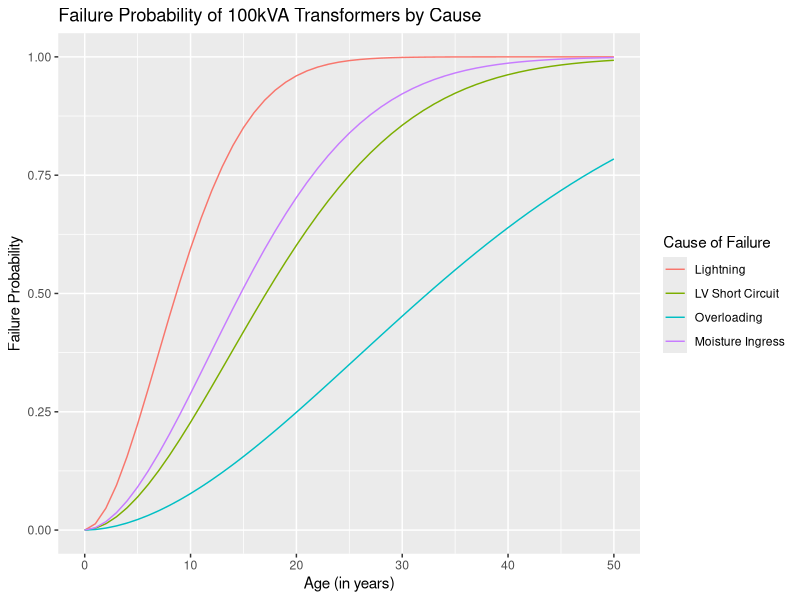

Write the R code that produced this figure.
# =============================================================================
# multivariable_model.R
# Multi-Variable Weibull Failure Prediction Model by Cause
# Transformer Asset Lifespan Modelling Project
#
# The one-variable model (general_model.R) uses age as the sole predictor.
# This script extends the analysis by adding cause of failure as a covariate.
#
# The motivation: two transformers of the same age can have very different
# failure outlooks depending on their operating conditions. A transformer
# repeatedly struck by lightning will degrade far faster than one that ages
# naturally. Using age alone does not reveal this fully and this fuller picture is what the covariate model seeks to surface
#
# Cause of failure is treated as a categorical covariate in a Weibull
# regression. The model estimates a separate scale parameter (η) for each
# cause while sharing a single shape parameter (β) across the group.
# This is appropriate because the failure mode (how fast failure accumulates)
# varies by cause, but the general pattern of increasing risk with age (β)
# is a property of the transformer population as a whole.
#
# Representative group: 100kVA transformers
# NOTE: The same script structure was applied to the 50kVA and 200kVA groups.
#       To replicate, replace the data frame and update plot titles.
#
# Data source: Regional utility company (data sharing agreement — raw data
#              not included in this repository)
# =============================================================================


# --- 1. Setup -----------------------------------------------------------------

install.packages("survival")
install.packages("survminer")
install.packages("ggplot2")
install.packages("reshape2")

library(survival)   # Weibull MLE fitting via survreg()
library(survminer)  # Survival analysis utilities
library(ggplot2)    # Visualisation
library(reshape2)   # Data reshaping for multi-line plots


# --- 2. Data ------------------------------------------------------------------
# Same age-interval structure as the general model, with the addition of
# cause_of_failure as a categorical column. Each row's cause represents the
# dominant failure mode recorded in that age band.

HundredkVA_data <- data.frame(
  start_age        = c(0,  4,  7,   10,   13,          16,          19,                22,                  25,              28,              31),
  end_age          = c(3,  6,  9,   12,   15,          18,          21,                24,                  27,              30,              50),
  failures         = c(10, 16, 19,  10,   21,           5,           0,                 3,                   1,               1,              30),
  censored         = c(0,  0,  0,    0,    0,            0,           0,                 0,                   0,               0,               1),
  cause_of_failure = c(
    "Lightning",
    "LV Short Circuit",
    "Moisture Ingress",
    "LV Short Circuit",
    "Lightning",
    "Overloading",
    "LV Short Circuit",
    "Moisture Ingress",
    "LV Short Circuit",
    "LV Short Circuit",
    "Moisture Ingress"
  )
)


# --- 3. Format for Survival Analysis ------------------------------------------

time_to_event <- data.frame(
  age   = HundredkVA_data$end_age,
  event = ifelse(HundredkVA_data$censored == 1, 0, 1)
)

surv_obj <- Surv(time = time_to_event$age, event = time_to_event$event)


# --- 4. Fit Weibull Model with Cause of Failure as Covariate ------------------
# survreg() treats one cause as the reference level (Lightning, alphabetically
# first). The coefficients for the remaining causes are offsets from that
# reference. Exponentiating each intercept + offset gives the scale parameter
# (η) for that cause — the characteristic life specific to that failure mode.

fit_weibull_cov <- survreg(
  surv_obj ~ factor(HundredkVA_data$cause_of_failure),
  dist = "weibull"
)
summary(fit_weibull_cov)


# --- 5. Extract Parameters ----------------------------------------------------

shape <- 1 / fit_weibull_cov$scale           # β — shared across all causes
intercept <- fit_weibull_cov$coef[1]

# η for each cause: exponentiate (intercept + cause coefficient)
# Lightning is the reference level, so its η = exp(intercept) with no offset
scale_Lightning        <- exp(intercept)
scale_LV_Short_Circuit <- exp(intercept + fit_weibull_cov$coef[2])
scale_Overloading      <- exp(intercept + fit_weibull_cov$coef[3])
scale_Moisture_Ingress <- exp(intercept + fit_weibull_cov$coef[4])

cat("Shape parameter (β):", shape, "\n\n")
cat("Scale parameters (η) by cause of failure:\n")
cat("  Lightning:        ", scale_Lightning,        "years\n")
cat("  LV Short Circuit: ", scale_LV_Short_Circuit, "years\n")
cat("  Overloading:      ", scale_Overloading,      "years\n")
cat("  Moisture Ingress: ", scale_Moisture_Ingress, "years\n")

# What the scale parameters tell us:
#   A lower η means the characteristic life under that failure mode is shorter —
#   i.e. transformers exposed to that condition deteriorate faster.
#   Lightning (η ≈ 10.6 for 100kVA) versus Moisture Ingress (η ≈ 39.6) shows
#   that lightning exposure reduces expected operational life by roughly 73%.


# --- 6. Predict Failure Probabilities by Cause --------------------------------

ages <- seq(min(HundredkVA_data$start_age),
            max(HundredkVA_data$end_age), by = 1)

# Survival probability: P(transformer survives beyond age t)
# Failure probability:  1 - survival probability
survival_Lightning        <- pweibull(ages, shape = shape, scale = scale_Lightning,        lower.tail = FALSE)
survival_LV_Short_Circuit <- pweibull(ages, shape = shape, scale = scale_LV_Short_Circuit, lower.tail = FALSE)
survival_Overloading      <- pweibull(ages, shape = shape, scale = scale_Overloading,      lower.tail = FALSE)
survival_Moisture_Ingress <- pweibull(ages, shape = shape, scale = scale_Moisture_Ingress, lower.tail = FALSE)

failure_Lightning        <- 1 - survival_Lightning
failure_LV_Short_Circuit <- 1 - survival_LV_Short_Circuit
failure_Overloading      <- 1 - survival_Overloading
failure_Moisture_Ingress <- 1 - survival_Moisture_Ingress


# --- 7. Chi-Square Goodness of Fit Validation ---------------------------------
# Expected failures are calculated per cause, then summed for the overall
# expected count at each age interval. This is compared against the observed
# total using the chi-square test.

observed_failures <- HundredkVA_data$failures

expected_Lightning        <- diff(c(0, failure_Lightning))        * sum(HundredkVA_data$failures[HundredkVA_data$cause_of_failure == "Lightning"])
expected_LV_Short_Circuit <- diff(c(0, failure_LV_Short_Circuit)) * sum(HundredkVA_data$failures[HundredkVA_data$cause_of_failure == "LV Short Circuit"])
expected_Overloading      <- diff(c(0, failure_Overloading))      * sum(HundredkVA_data$failures[HundredkVA_data$cause_of_failure == "Overloading"])
expected_Moisture_Ingress <- diff(c(0, failure_Moisture_Ingress)) * sum(HundredkVA_data$failures[HundredkVA_data$cause_of_failure == "Moisture Ingress"])

expected_failures <- expected_Lightning + expected_LV_Short_Circuit +
                     expected_Overloading + expected_Moisture_Ingress

obs_exp_df <- data.frame(
  start_age = HundredkVA_data$start_age,
  end_age   = HundredkVA_data$end_age,
  observed  = observed_failures,
  expected  = tapply(
    expected_failures,
    cut(ages, breaks = c(HundredkVA_data$start_age,
                         max(HundredkVA_data$end_age))),
    sum
  )
)

chisq_test <- chisq.test(obs_exp_df$observed,
                         p         = obs_exp_df$expected,
                         rescale.p = TRUE)
print(chisq_test)


# --- 8. Plot ------------------------------------------------------------------
# Reshaping to long format allows all four cause curves to be plotted on the
# same axes with a colour legend to make the spread between causes immediately
# visible to a non-technical reader.

plot_df <- data.frame(
  age                    = ages,
  Lightning              = failure_Lightning,
  LV_Short_Circuit       = failure_LV_Short_Circuit,
  Overloading            = failure_Overloading,
  Moisture_Ingress       = failure_Moisture_Ingress
)

plot_df_melt <- reshape2::melt(plot_df, id.vars = "age")

ggplot(plot_df_melt, aes(x = age, y = value, color = variable)) +
  geom_line() +
  labs(
    title  = "Failure Probability of 100kVA Transformers by Cause",
    x      = "Age (in years)",
    y      = "Failure Probability",
    color  = "Cause of Failure"
  ) +
  scale_color_discrete(
    labels = c("Lightning", "LV Short Circuit", "Overloading", "Moisture Ingress")
  )
